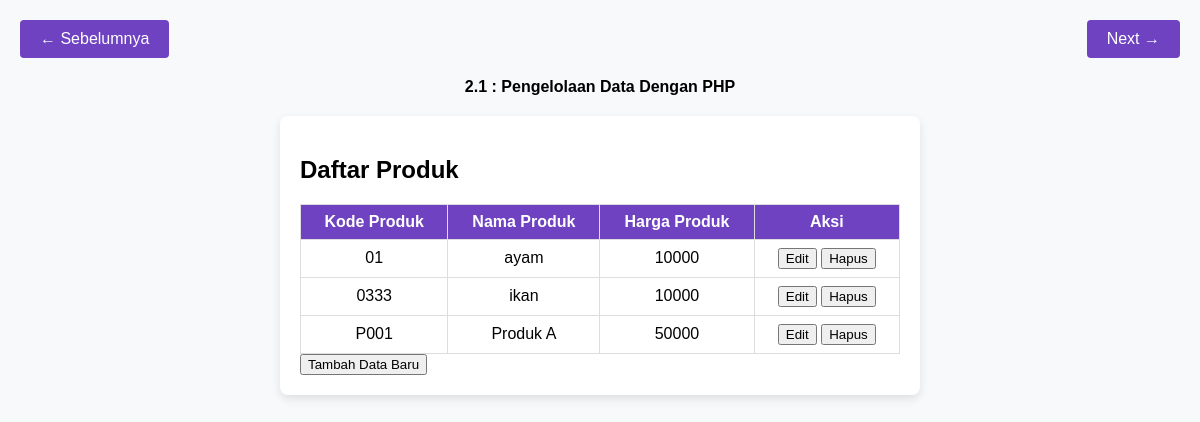
Screenshot of /Bagian2/uas4.php with the database file from the repository.
### tables this page shows
CREATE TABLE IF NOT EXISTS `produk` (
  `kode_produk` varchar(100) NOT NULL,
  `nama_produk` varchar(100) NOT NULL,
  `harga` int NOT NULL,
  `informasibrowser` varchar(255) NOT NULL,
  `alamatip` varchar(45) NOT NULL,
  PRIMARY KEY (`kode_produk`)
);

### Bagian2/uas4.php (the view, shortened to what this page needs)
<?php
$host = 'localhost';
$user = 'root';
$password = '';
$database = 'uas_pemweb';
$conn = mysqli_connect($host, $user, $password, $database);
$tableQuery = "
CREATE TABLE IF NOT EXISTS produk (
    kode_produk VARCHAR(100) PRIMARY KEY,
    nama_produk VARCHAR(100) NOT NULL,
    harga INT NOT NULL,
    informasibrowser VARCHAR(255) NOT NULL,
    alamatip VARCHAR(45) NOT NULL
)";
mysqli_query($conn, $tableQuery);
?>
<!DOCTYPE html>
<html lang="en">
<head>
</head>
<body>
    <div class="navigation">
        <a href="../Bagian1/Event Handling/uas3.html">&larr; Sebelumnya</a>
        <a href="uas5.php">Next &rarr;</a>
    </div>
    <div class="description">2.1 : Pengelolaan Data Dengan PHP</div>
    <div class="container">
        <?php if (!isset($_POST['edit']) && !isset($_POST['new'])): ?>
            <h2>Daftar Produk</h2>
            <table>
                <thead>
                    <tr>
                        <th>Kode Produk</th>
                        <th>Nama Produk</th>
                        <th>Harga Produk</th>
                        <th>Aksi</th>
                    </tr>
                </thead>
                <tbody>
                    <?php
                    $selectQuery = "SELECT * FROM produk";
                    $result = mysqli_query($conn, $selectQuery);
                    if (mysqli_num_rows($result) > 0):
                        while ($row = mysqli_fetch_assoc($result)): ?>
                            <tr>
                                <td><?= $row['kode_produk'] ?></td>
                                <td><?= $row['nama_produk'] ?></td>
                                <td><?= $row['harga'] ?></td>
                                <td>
                                    <form method="POST" style="display:inline;">
                                        <button type="submit" name="edit" value="edit">Edit</button>
                                    </form>
                                    <form method="POST" style="display:inline;">
                                        <button type="submit" onclick="return confirm('Hapus data ini?')">Hapus</button>
                                    </form>
                                </td>
                            </tr>
                        <?php endwhile; ?>
                    <?php else: ?>
                        <tr>
                            <td colspan="4">Tidak ada data produk.</td>
                        </tr>
                    <?php endif; ?>
                </tbody>
            </table>
            <form method="POST">
                <button type="submit" name="new" value="new">Tambah Data Baru</button>
            </form>
        <?php endif; ?>
    </div>
</body>
</html>

### Bagian2/uas4.php (style rules this page uses)
body { font-family: Arial, sans-serif; margin: 0; padding: 20px; background-color: #f8f9fa; }
.container { max-width: 600px; margin: 0 auto; background: #fff; padding: 20px; border-radius: 8px; box-shadow: 0 4px 10px rgba(0, 0, 0, 0.1); }
.navigation { display: flex; justify-content: space-between; margin-bottom: 20px; }
.navigation a { text-decoration: none; padding: 10px 20px; background: #6f42c1; color: #fff; border-radius: 4px; transition: background 0.3s; }
table { width: 100%; border-collapse: collapse; margin-top: 20px; }
table th, table td { border: 1px solid #ddd; padding: 8px; text-align: center; }
table th { background-color: #6f42c1; color: white; }
.description { text-align: center; font-size: 16px; color: #000; font-weight: bold; margin-bottom: 20px; }

### rows the page displays
produk: kode_produk "01", nama_produk "ayam", harga "10000"
produk: kode_produk "0333", nama_produk "ikan", harga "10000"
produk: kode_produk "P001", nama_produk "Produk A", harga "50000"
